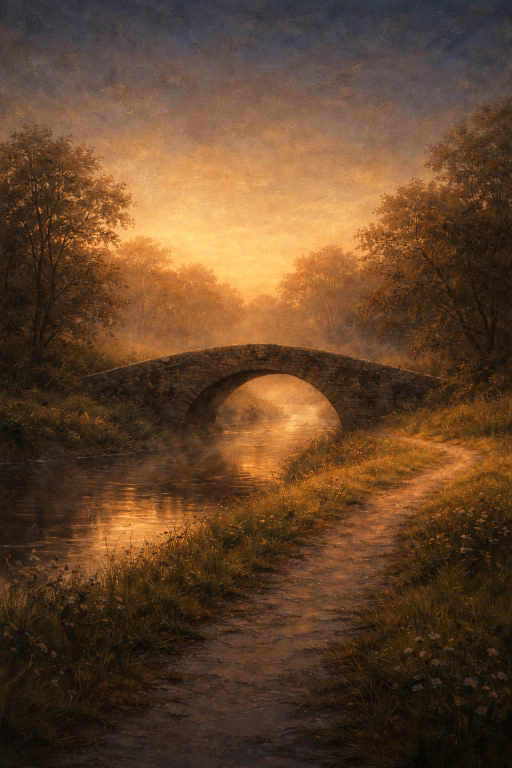
#> input picture BridgeMoments/BridgeMoments-cover-image.png, 1024 x 1536 px (shown at 1/2 size)
$ python generate_cover.py
#> lines starting #> are read from the running program, lines starting #| are printed output that depends on the picture
#!/usr/bin/env python3
"""Compose the front cover for 'Bridge Moments'.

Input: BridgeMoments-cover-image.png (1024 x 1536, the bridge artwork).
Output:
  - cover_front.jpg  (1100 x 1700, portrait, title + subtitle + author
                     overlaid on the artwork in the sky + path regions)
  - cover_thumb.jpg  (400 x 618, same layout scaled down, for the book card)

The source image is 2:3; the book trim is 11:17. We extend the top with a
painted-in dark navy gradient that blends with the existing sky, giving the
title room to breathe without cropping the bridge.
"""

from pathlib import Path
from PIL import Image, ImageDraw, ImageFont

BOOK_DIR = Path(__file__).parent
FONT_DIR = Path.home() / ".local" / "share" / "fonts"

SOURCE       = BOOK_DIR / "BridgeMoments-cover-image.png"
OUT_FRONT    = BOOK_DIR / "cover_front.jpg"
OUT_THUMB    = BOOK_DIR / "cover_thumb.jpg"

# Final canvas — 5.5 x 8.5 inch ratio (0.647) rendered at ~200dpi.
W, H = 1100, 1700

# Typography colors
CREAM       = (247, 236, 210)  # author / imprint, over the darkened foreground
WHITE       = (255, 255, 255)  # title, sits on the dim upper sky
BLACK       = (18, 14, 10)     # subtitle + tagline, sits on the warm amber sky

# Fonts — EB Garamond family, all loaded from the local fonts dir.
FONT_BOLD    = FONT_DIR / "EBGaramond.ttf"   # has Bold face inside
FONT_ITALIC  = FONT_DIR / "EBGaramond-Italic.ttf"


def load_font(path, size):
    return ImageFont.truetype(str(path), size)


def build_cover(target_w, target_h):
    """Return the composed cover as a PIL RGB image at (target_w, target_h)."""
#> called with target_w = 1100, target_h = 1700

    # 1. Load the source and scale it to COVER the canvas (may exceed in one
    #    dimension). Then center-crop to the target size. The source is 2:3
    #    and the book trim is 11:17, so this trims ~33 px total off the
    #    sides at a 1100-wide canvas — the composition is centered enough
    #    that trees on both edges survive.
    src = Image.open(SOURCE).convert("RGB")
#> src is the input picture: PIL image 1024x1536 RGB; mean R, G, B 99.5, 68.8, 42.8
    sw, sh = src.size
#> sw = 1024; sh = 1536
    scale = max(target_w / sw, target_h / sh)
#> scale = 1.11
    new_w = int(round(sw * scale))
#> new_w = 1133
    new_h = int(round(sh * scale))
#> new_h = 1700
    src = src.resize((new_w, new_h), Image.LANCZOS)
#> src: PIL image 1133x1700 RGB
    off_x = (new_w - target_w) // 2
#> off_x = 16
    off_y = (new_h - target_h) // 2
#> off_y = 0
    canvas = src.crop((off_x, off_y, off_x + target_w, off_y + target_h))
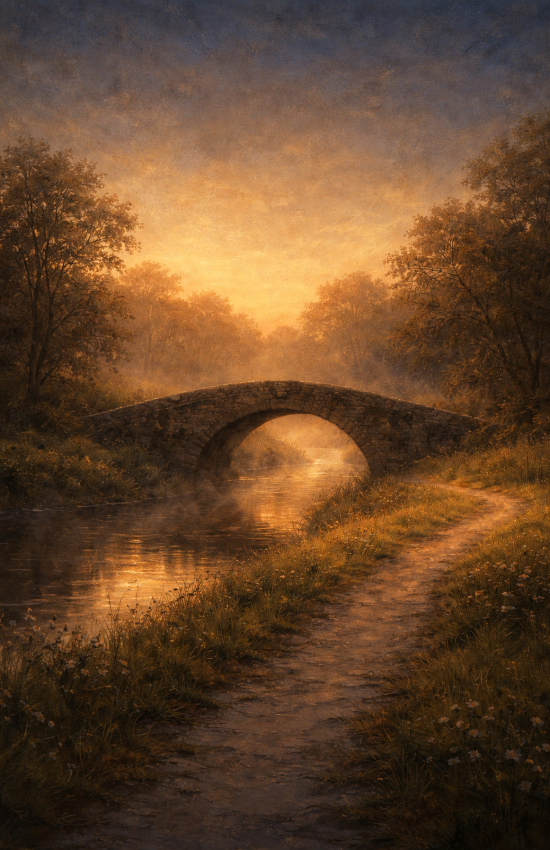
#> canvas: PIL image 1100x1700 RGB (shown at 1/2 size); mean R, G, B 100.8, 69.7, 43.4

    # 2. Slight vignette at the very bottom so the author name reads cleanly
    #    over the path. A 22%-height gradient from transparent to dark.
    dark_overlay = Image.new("RGBA", (target_w, target_h), (0, 0, 0, 0))
#> dark_overlay: PIL image 1100x1700 RGBA; every value is 0
    ov_draw = ImageDraw.Draw(dark_overlay)
    vignette_h = int(target_h * 0.22)
    for y in range(vignette_h):
        t = y / max(vignette_h - 1, 1)
        alpha = int(t * 110)
        ov_draw.line(
            [(0, target_h - vignette_h + y), (target_w, target_h - vignette_h + y)],
            fill=(0, 0, 0, alpha),
        )
    canvas = Image.alpha_composite(canvas.convert("RGBA"), dark_overlay).convert("RGB")

    # 3. Typography
    draw = ImageDraw.Draw(canvas)

    # scale sizes to target height so the thumb looks right too
    scale = target_h / 1700

    title_size    = int(108 * scale)
    subtitle_size = int(40  * scale)
    tagline_size  = int(26  * scale)
    author_size   = int(36  * scale)
    imprint_size  = int(20  * scale)

    f_title    = load_font(FONT_BOLD,   title_size)
    f_subtitle = load_font(FONT_ITALIC, subtitle_size)
    f_tagline  = load_font(FONT_ITALIC, tagline_size)
    f_author   = load_font(FONT_BOLD,   author_size)
    f_imprint  = load_font(FONT_BOLD,   imprint_size)

    def center_text(y, text, font, fill):
#> called with y = 85, text = 'Bridge Moments', fill = (255, 255, 255)
        bbox = draw.textbbox((0, 0), text, font=font)
#> bbox = (0, 19, 884, 123)
        tw = bbox[2] - bbox[0]
#> tw = 884
        draw.text(((target_w - tw) // 2, y), text, font=font, fill=fill)

    # Title in white, near the top where the sky is dim (good contrast).
    title_y = int(target_h * 0.05)
    center_text(title_y, "Bridge Moments", f_title, WHITE)

    # Subtitle in black, just below, where the sky begins to warm.
    # Use 1.4x title size so the 'g' descenders in "Bridge" / "Moments"
    # clear the subtitle baseline.
    subtitle_y = title_y + int(title_size * 1.4)
    center_text(subtitle_y, "Making the Most of Every Opportunity",
                f_subtitle, BLACK)

    # Author + imprint at the bottom, over the darkened foreground.
    author_y  = target_h - int(target_h * 0.09)
    imprint_y = target_h - int(target_h * 0.045)
    center_text(author_y,  "Paul Hainline",    f_author,  CREAM)
    center_text(imprint_y, "NOBLEMIND PRESS",  f_imprint, CREAM)

    return canvas


def main():
    print(f"Source: {SOURCE.name}")

    full = build_cover(W, H)
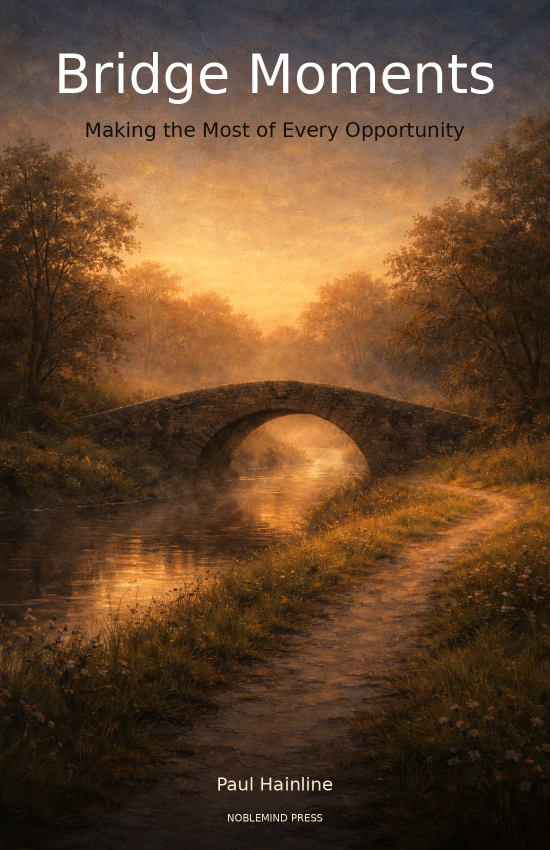
#> full: PIL image 1100x1700 RGB (shown at 1/2 size); mean R, G, B 100.5, 70.3, 44.5
    full.save(OUT_FRONT, "JPEG", quality=92, optimize=True)
    print(f"Wrote {OUT_FRONT.name}  ({W}x{H}, {OUT_FRONT.stat().st_size:,} bytes)")

    thumb_w = 400
    thumb_h = int(H * (thumb_w / W))
    thumb = build_cover(thumb_w, thumb_h)
#> call 2 of build_cover, with target_w = 400, target_h = 618
#> in build_cover (call 2), `src = src.resize((new_w, new_h), Image.LANCZOS)`:
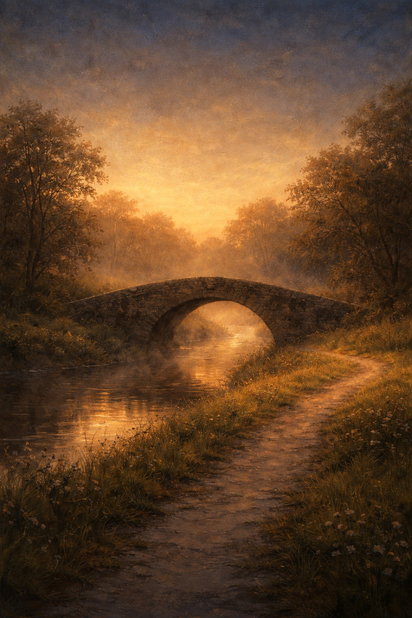
#> src: PIL image 412x618 RGB; mean R, G, B 99.5, 68.8, 42.8
#> in build_cover (call 2), `canvas = src.crop((off_x, off_y, off_x + target_w, off_y + target_h))`:
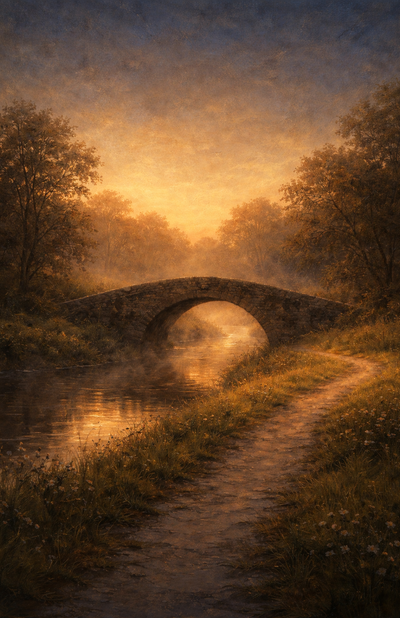
#> canvas: PIL image 400x618 RGB; mean R, G, B 100.8, 69.7, 43.4
#> in build_cover (call 2), `dark_overlay = Image.new("RGBA", (target_w, target_h), (0, 0, 0, 0))`: dark_overlay: PIL image 400x618 RGBA; every value is 0
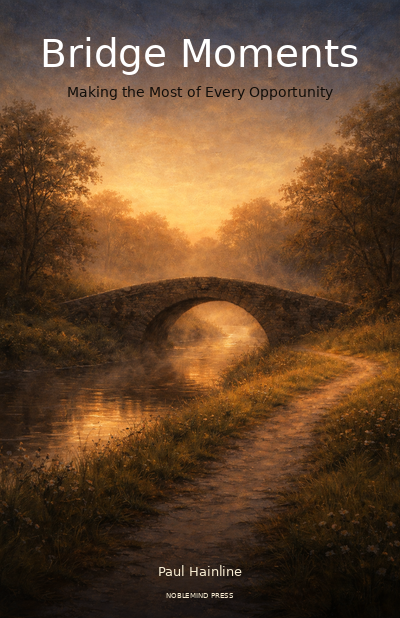
#> thumb: PIL image 400x618 RGB; mean R, G, B 100.5, 70.2, 44.5
    thumb.save(OUT_THUMB, "JPEG", quality=88, optimize=True)
    print(f"Wrote {OUT_THUMB.name}  ({thumb_w}x{thumb_h}, {OUT_THUMB.stat().st_size:,} bytes)")


if __name__ == "__main__":
    main()
